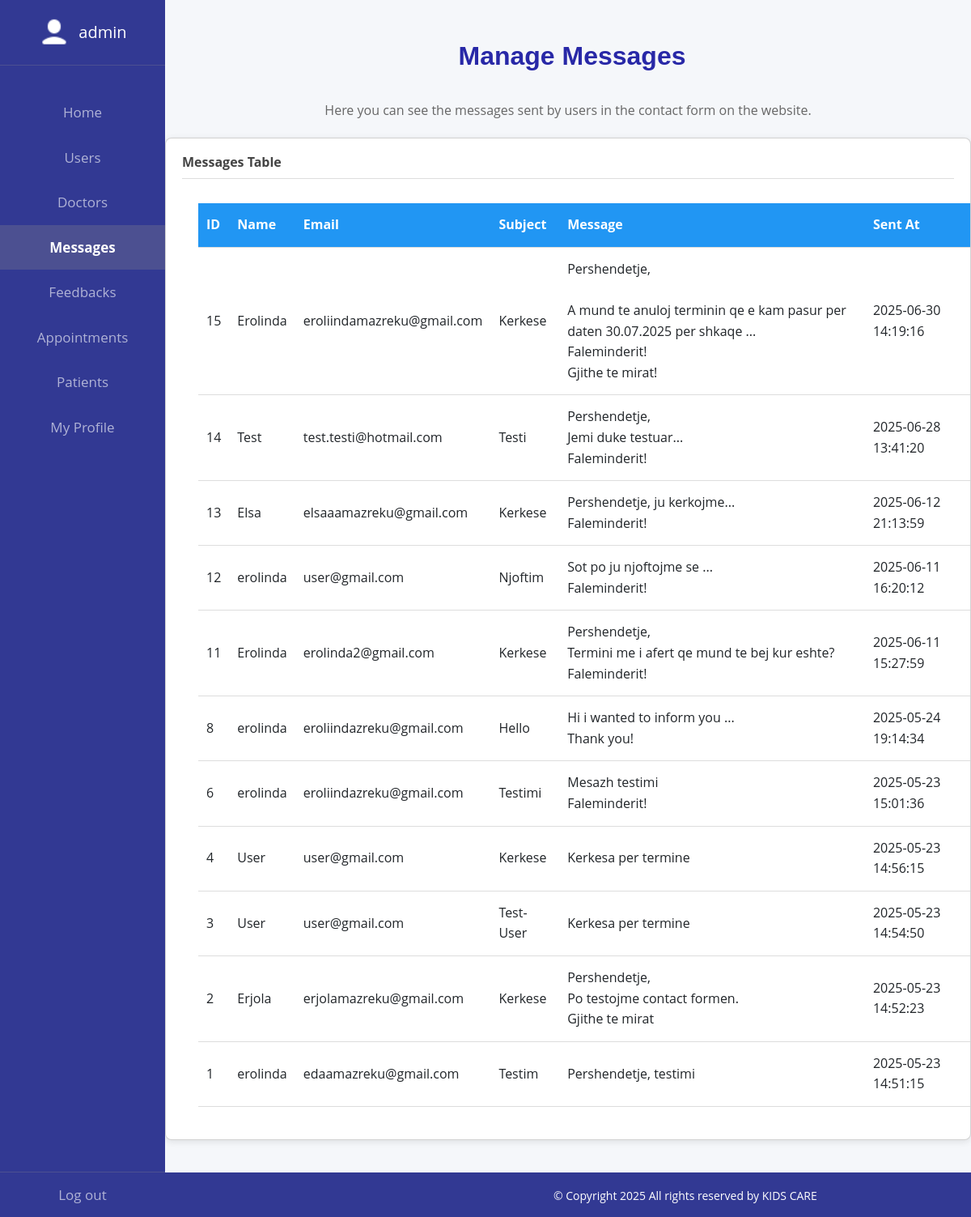
Screenshot of /manage-messages.php (signed in) with the database file from the repository.
### tables this page shows
CREATE TABLE `messages` (
  `id` int(11) NOT NULL,
  `name` varchar(255) DEFAULT NULL,
  `email` varchar(255) DEFAULT NULL,
  `subject` varchar(255) DEFAULT NULL,
  `message` text DEFAULT NULL,
  `sent_at` timestamp NOT NULL DEFAULT current_timestamp(),
  `user_id` int(11) NOT NULL
);

### manage-messages.php (the view, shortened to what this page needs)
<?php
include "includes/functions/connect.php";
?>
<!DOCTYPE html>
<html>
<head>
    <link href="https://cdn.jsdelivr.net/npm/bootstrap@5.3.3/dist/css/bootstrap.min.css" rel="stylesheet">
    <link rel="stylesheet" href="menus.css">
</head>
<body>
<?php include "includes/templates/admin-sidebar.php"; ?>
<div class="content">
    <h1>Manage Messages</h1>
    <p class="messages-paragraph">Here you can see the messages sent by users in the contact form on the website.</p>
    <div class="card">
        <h3>Messages Table</h3>
        <table>
            <tr>
                <th>ID</th>
                <th>Name</th>
                <th>Email</th>
                <th>Subject</th>
                <th>Message</th>
                <th>Sent At</th>
            </tr>
            <?php
            $query = "SELECT * FROM messages ORDER BY sent_at DESC";
            $result = mysqli_query($conn, $query);
            if (mysqli_num_rows($result) > 0) {
                while ($row = mysqli_fetch_assoc($result)) {
                    echo "<tr>
                            <td>{$row['id']}</td>
                            <td>" . htmlspecialchars($row['name']) . "</td>
                            <td>" . htmlspecialchars($row['email']) . "</td>
                            <td>" . htmlspecialchars($row['subject']) . "</td>
                            <td>" . nl2br(htmlspecialchars($row['message'])) . "</td>
                            <td>{$row['sent_at']}</td>
                          </tr>";
                }
            } else {
                echo "<tr><td colspan='6' style='text-align:center;'>No messages found</td></tr>";
            }
            ?>
        </table>
    </div>
    <?php include "includes/templates/footer.php"; ?>
</div>
</body>
</html>

### menus.css (style rules this page uses)
body { font-family: 'Open Sans', sans-serif; color: var(--text-color); background-color: #f9fafb; line-height: 1.6; margin: 0; padding: 0; }
:root { --primary-color: #2563eb; --primary-dark: #1e40af; --secondary-color: #f8fafc; --text-color: #334155; --light-gray: #e2e8f0; --border-radius: 12px; --box-shadow: 0 4px 6px -1px rgba(0, 0, 0, 0.1), 0 2px 4px -1px rgba(0, 0, 0, 0.06); --transition: all 0.3s ease; }
h1, h2 { font-family: 'Montserrat', sans-serif; font-size: 2.5rem; font-weight: 700; color: var(--primary-dark); margin: 2rem 0 1rem; position: relative; padding-bottom: 1rem; }
.content { position: absolute; top: 0; left: 17%; right: 0; }
.content h1 { color: rgb(40, 40, 167); }
body { background: #f5f7fa; }
h1 { font-size: 36px; color: #333; margin-bottom: 20px; margin-left:10px; }
.card { background: #fff; border-radius: 8px; box-shadow: 0 2px 8px rgba(0,0,0,0.1); padding: 20px; margin-bottom: 30px; max-width: 1400px; margin-left:60px; }
.card h3 { margin-top: 0; margin-bottom: 20px; color: #444; border-bottom: 1px solid #ddd; padding-bottom: 10px; }
table { width: 100%; border-collapse: collapse; margin-top: 10px; margin:20px; padding-left: 20px; }
th, td { padding: 14px 10px; text-align: left; border-bottom: 1px solid #ddd; font-size:20px; background-color: white; }
th { background: #2196F3; color: white; }

### manage-messages.php (style rules this page uses)
body { background: #f5f7fa; }
h1 { font-size: 32px; color: #333; margin-bottom: 20px; text-align: center; margin-top: 50px; }
.card { background: #fff; border-radius: 8px; box-shadow: 0 2px 8px rgba(0,0,0,0.1); padding: 20px; max-width: 1150px; margin: 0 auto 40px; }
.card h3 { margin-top: 0; margin-bottom: 20px; color: #444; border-bottom: 1px solid #ddd; padding-bottom: 10px; font-size: 16px; font-weight: bold; }
table { width: 100%; border-collapse: collapse; margin-top: 10px; }
th, td { padding: 14px 10px; text-align: left; border-bottom: 1px solid #ddd; font-size: 16px; }
th { background: #2196F3; color: white; }
.messages-paragraph { text-align: center; font-size: 16px; color: #666; margin-bottom: 20px; }

### rows the page displays
messages: id "15", name "Erolinda", email "eroliindamazreku@gmail.com", subject "Kerkese", message "Pershendetje, A mund te anuloj terminin qe e kam pasur per daten 30.07.2025 per shkaqe ... Faleminderit! Gjithe te mirat!", sent_at "2025-06-30 14:19:16"
messages: id "14", name "Test", email "test.testi@hotmail.com", subject "Testi", message "Pershendetje, Jemi duke testuar... Faleminderit!", sent_at "2025-06-28 13:41:20"
messages: id "13", name "Elsa", email "elsaaamazreku@gmail.com", subject "Kerkese", message "Pershendetje, ju kerkojme... Faleminderit!", sent_at "2025-06-12 21:13:59"
messages: id "12", name "erolinda", email "user@gmail.com", subject "Njoftim", message "Sot po ju njoftojme se ... Faleminderit!", sent_at "2025-06-11 16:20:12"
messages: id "11", name "Erolinda", email "erolinda2@gmail.com", subject "Kerkese", message "Pershendetje, Termini me i afert qe mund te bej kur eshte? Faleminderit!", sent_at "2025-06-11 15:27:59"
messages: id "8", name "erolinda", email "eroliindazreku@gmail.com", subject "Hello", message "Hi i wanted to inform you ... Thank you!", sent_at "2025-05-24 19:14:34"
messages: id "6", name "erolinda", email "eroliindazreku@gmail.com", subject "Testimi", message "Mesazh testimi Faleminderit!", sent_at "2025-05-23 15:01:36"
messages: id "4", name "User", email "user@gmail.com", subject "Kerkese", message "Kerkesa per termine", sent_at "2025-05-23 14:56:15"
messages: id "3", name "User", email "user@gmail.com", subject "Test-User", message "Kerkesa per termine", sent_at "2025-05-23 14:54:50"
messages: id "2", name "Erjola", email "erjolamazreku@gmail.com", subject "Kerkese", message "Pershendetje, Po testojme contact formen. Gjithe te mirat", sent_at "2025-05-23 14:52:23"
messages: id "1", name "erolinda", email "edaamazreku@gmail.com", subject "Testim", message "Pershendetje, testimi", sent_at "2025-05-23 14:51:15"

### other values shown
$username "admin"
